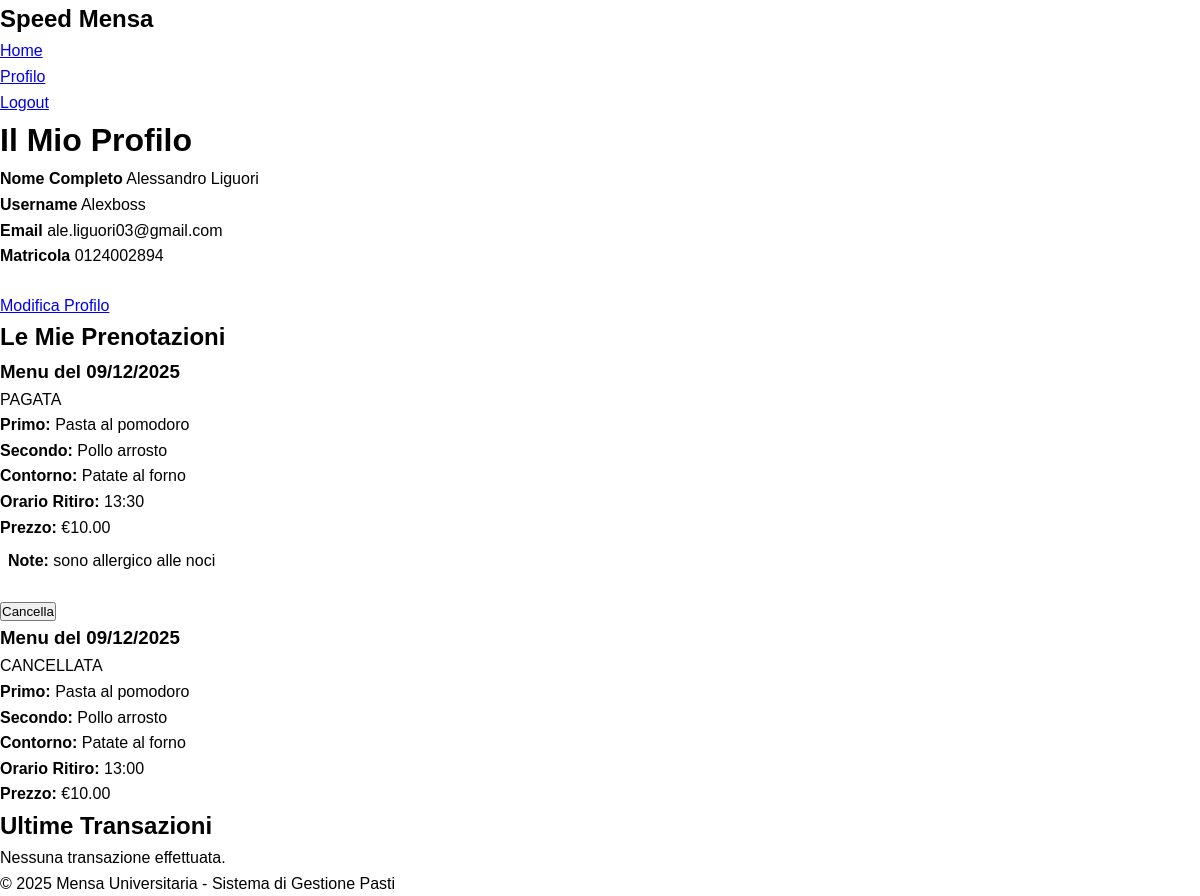
The page /profilo (signed in) on the database its author committed.
### app/models.py (models this page shows, shortened)
class User(UserMixin, db.Model):
    id: so.Mapped[int] = so.mapped_column(primary_key=True)
    username: so.Mapped[str] = so.mapped_column(sa.String(64), index=True, unique=True)
    email: so.Mapped[str] = so.mapped_column(sa.String(120), index=True, unique=True)
    password_hash: so.Mapped[Optional[str]] = so.mapped_column(sa.String(256))
    nome: so.Mapped[Optional[str]] = so.mapped_column(sa.String(100))
    cognome: so.Mapped[Optional[str]] = so.mapped_column(sa.String(100))
    matricola: so.Mapped[Optional[str]] = so.mapped_column(sa.String(20), unique=True)
    is_gestore: so.Mapped[bool] = so.mapped_column(default=False)
    created_at: so.Mapped[datetime] = so.mapped_column(default=lambda: datetime.now(timezone.utc))
    prenotazioni: so.WriteOnlyMapped['Prenotazione'] = so.relationship(back_populates='utente')
    transazioni: so.WriteOnlyMapped['Transazione'] = so.relationship(back_populates='utente')
    menu_creati: so.WriteOnlyMapped['MenuGiornaliero'] = so.relationship(back_populates='gestore')

class Prenotazione(db.Model):
    id: so.Mapped[int] = so.mapped_column(primary_key=True)
    utente_id: so.Mapped[int] = so.mapped_column(sa.ForeignKey(User.id), index=True)
    menu_id: so.Mapped[int] = so.mapped_column(sa.ForeignKey(MenuGiornaliero.id), index=True)
    orario_ritiro: so.Mapped[str] = so.mapped_column(sa.String(10))
    stato: so.Mapped[str] = so.mapped_column(sa.String(20), default='in_attesa')  # in_attesa, pagata, confermata, ritirata, cancellata
    note: so.Mapped[Optional[str]] = so.mapped_column(sa.String(500))
    created_at: so.Mapped[datetime] = so.mapped_column(default=lambda: datetime.now(timezone.utc))
    updated_at: so.Mapped[datetime] = so.mapped_column(default=lambda: datetime.now(timezone.utc), onupdate=lambda: datetime.now(timezone.utc))
    utente: so.Mapped[User] = so.relationship(back_populates='prenotazioni')
    menu: so.Mapped[MenuGiornaliero] = so.relationship(back_populates='prenotazioni')
    transazione: so.Mapped[Optional['Transazione']] = so.relationship(back_populates='prenotazione', uselist=False)

class MenuGiornaliero(db.Model):
    id: so.Mapped[int] = so.mapped_column(primary_key=True)
    data: so.Mapped[date] = so.mapped_column(sa.Date, index=True, unique=True)
    primo: so.Mapped[str] = so.mapped_column(sa.String(200))
    secondo: so.Mapped[str] = so.mapped_column(sa.String(200))
    contorno: so.Mapped[str] = so.mapped_column(sa.String(200))
    frutta: so.Mapped[Optional[str]] = so.mapped_column(sa.String(200))
    dolce: so.Mapped[Optional[str]] = so.mapped_column(sa.String(200))
    prezzo: so.Mapped[float] = so.mapped_column(default=5.0)
    disponibile: so.Mapped[bool] = so.mapped_column(default=True)
    gestore_id: so.Mapped[int] = so.mapped_column(sa.ForeignKey(User.id), index=True)
    created_at: so.Mapped[datetime] = so.mapped_column(default=lambda: datetime.now(timezone.utc))
    gestore: so.Mapped[User] = so.relationship(back_populates='menu_creati')
    prenotazioni: so.WriteOnlyMapped['Prenotazione'] = so.relationship(back_populates='menu')

### app/routes.py (the view)
@app.route('/profilo')
@login_required
def profilo():
    prenotazioni_query = sa.select(Prenotazione).where(
        Prenotazione.utente_id == current_user.id
    ).order_by(Prenotazione.created_at.desc())
    prenotazioni = db.session.scalars(prenotazioni_query).all()
    transazioni_query = sa.select(Transazione).where(
        Transazione.utente_id == current_user.id
    ).order_by(Transazione.created_at.desc()).limit(10)
    transazioni = db.session.scalars(transazioni_query).all()
    form = CancellaPrenotazioneForm()
    return render_template('profilo.html', title='Profilo',
                          prenotazioni=prenotazioni, transazioni=transazioni, form=form)

### app/models.py (called while the page is built)
@login.user_loader
def load_user(id):
    return db.session.get(User, int(id))

### app/templates/profilo.html (shortened to what this page needs)
{% extends "base.html" %} {% block content %}
<div class="profile-header">
  <h1>Il Mio Profilo</h1>
  <div class="profile-info">
    <div class="info-item">
      <strong>Nome Completo</strong>
      {{ current_user.nome }} {{ current_user.cognome }}
    </div>
    <div class="info-item">
      <strong>Username</strong>
      {{ current_user.username }}
    </div>
    <div class="info-item">
      <strong>Email</strong>
      {{ current_user.email }}
    </div>
    <div class="info-item">
      <strong>Matricola</strong>
      {{ current_user.matricola }}
    </div>
  </div>
  <div style="margin-top: 1.5rem">
    <a href="{{ url_for('edit_profilo') }}" class="btn">Modifica Profilo</a>
  </div>
</div>
<div class="section">
  <h2>Le Mie Prenotazioni</h2>
  {% if prenotazioni %} {% for prenotazione in prenotazioni %}
  <div
    class="prenotazione-card {% if prenotazione.stato == 'pagata' %}pagata{% elif prenotazione.stato == 'cancellata' %}cancellata{% endif %}"
  >
    <div class="prenotazione-header">
      <h3>Menu del {{ prenotazione.menu.data.strftime('%d/%m/%Y') }}</h3>
      <span class="prenotazione-status status-{{ prenotazione.stato }}">
        {{ prenotazione.stato.upper().replace('_', ' ') }}
      </span>
    </div>
    <div class="prenotazione-details">
      <div class="detail-item">
        <strong>Primo:</strong> {{ prenotazione.menu.primo }}
      </div>
      <div class="detail-item">
        <strong>Secondo:</strong> {{ prenotazione.menu.secondo }}
      </div>
      <div class="detail-item">
        <strong>Contorno:</strong> {{ prenotazione.menu.contorno }}
      </div>
      <div class="detail-item">
        <strong>Orario Ritiro:</strong> {{ prenotazione.orario_ritiro }}
      </div>
      <div class="detail-item">
        <strong>Prezzo:</strong> €{{ "%.2f"|format(prenotazione.menu.prezzo) }}
      </div>
    </div>
    {% if prenotazione.note %}
    <div
      style="
        margin-bottom: 1rem;
        padding: 0.5rem;
        background: white;
        border-radius: 4px;
      "
    >
      <strong>Note:</strong> {{ prenotazione.note }}
    </div>
    {% endif %}
    <div class="action-buttons">
       {% if prenotazione.stato in ['in_attesa', 'pagata'] %}
      <form
        action="{{ url_for('cancella_prenotazione', prenotazione_id=prenotazione.id) }}"
        method="post"
        style="display: inline"
      >
        <button
          type="submit"
          class="btn btn-danger"
          onclick="return confirm('Sei sicuro di voler cancellare questa prenotazione?')"
        >
          Cancella
        </button>
      </form>
      {% endif %}
    </div>
  </div>
  {% endfor %} {% endif %}
</div>
<div class="section">
  <h2>Ultime Transazioni</h2>
  {% if transazioni %}
  <ul class="transazione-list">
    {% for trans in transazioni %}
    <li class="transazione-item">
      <div>
        <div style="font-size: 0.9rem; color: #7f8c8d">
          {{ trans.created_at.strftime('%d/%m/%Y %H:%M') }} - {{
          trans.metodo_pagamento }}
        </div>
      </div>
      <div>
        <!--
        <div
          class="transazione-importo {% if trans.tipo == 'ricarica' or trans.tipo == 'rimborso' %}positivo{% else %}negativo{% endif %}"
        >
          {% if trans.tipo == 'ricarica' or trans.tipo == 'rimborso' %}+{% else
          %}-{% endif %}€{{ "%.2f"|format(trans.importo) }}
        </div>
      --></div>
    </li>
    {% endfor %}
  </ul>
  {% else %}
  <div class="no-items">
    <p>Nessuna transazione effettuata.</p>
  </div>
  {% endif %}
</div>
{% endblock %}

### app/static/style.css (style rules this page uses)
* { margin: 0; padding: 0; box-sizing: border-box; }
body { font-family: Arial, Helvetica, sans-serif; line-height: 1.6; color: black; background-color: white; }

### rows shown on the page
User: nome "Alessandro", cognome "Liguori", username "Alexboss", email "ale.liguori03@gmail.com", matricola "0124002894"
Prenotazione: menu.data "09/12/2025", stato "PAGATA", menu.primo "Pasta al pomodoro", menu.secondo "Pollo arrosto", menu.contorno "Patate al forno", orario_ritiro "13:30", note "sono allergico alle noci"
MenuGiornaliero: menu.prezzo "10.00"
Prenotazione: menu.data "09/12/2025", stato "CANCELLATA", menu.primo "Pasta al pomodoro", menu.secondo "Pollo arrosto", menu.contorno "Patate al forno", orario_ritiro "13:00"
